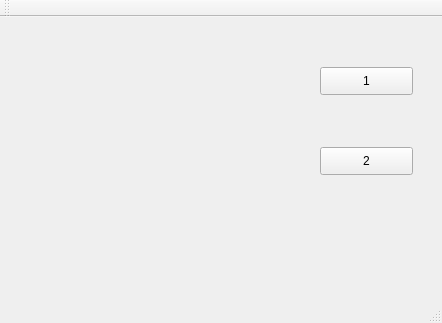
<?xml version="1.0" encoding="UTF-8"?>
<ui version="4.0">
 <class>MainWindow</class>
 <widget class="QMainWindow" name="MainWindow">
  <property name="geometry">
   <rect>
    <x>0</x>
    <y>0</y>
    <width>442</width>
    <height>323</height>
   </rect>
  </property>
  <property name="windowTitle">
   <string>MainWindow</string>
  </property>
  <widget class="QWidget" name="centralWidget">
   <widget class="QPushButton" name="pushButton">
    <property name="geometry">
     <rect>
      <x>320</x>
      <y>50</y>
      <width>93</width>
      <height>28</height>
     </rect>
    </property>
    <property name="text">
     <string>1</string>
    </property>
   </widget>
   <widget class="QPushButton" name="pushButton_2">
    <property name="geometry">
     <rect>
      <x>320</x>
      <y>130</y>
      <width>93</width>
      <height>28</height>
     </rect>
    </property>
    <property name="text">
     <string>2</string>
    </property>
   </widget>
   <widget class="QLabel" name="label">
    <property name="geometry">
     <rect>
      <x>50</x>
      <y>90</y>
      <width>131</width>
      <height>51</height>
     </rect>
    </property>
    <property name="text">
     <string/>
    </property>
   </widget>
  </widget>
  <widget class="QMenuBar" name="menuBar">
   <property name="geometry">
    <rect>
     <x>0</x>
     <y>0</y>
     <width>442</width>
     <height>26</height>
    </rect>
   </property>
  </widget>
  <widget class="QToolBar" name="mainToolBar">
   <attribute name="toolBarArea">
    <enum>TopToolBarArea</enum>
   </attribute>
   <attribute name="toolBarBreak">
    <bool>false</bool>
   </attribute>
  </widget>
  <widget class="QStatusBar" name="statusBar"/>
 </widget>
 <layoutdefault spacing="6" margin="11"/>
 <resources/>
 <connections/>
</ui>
